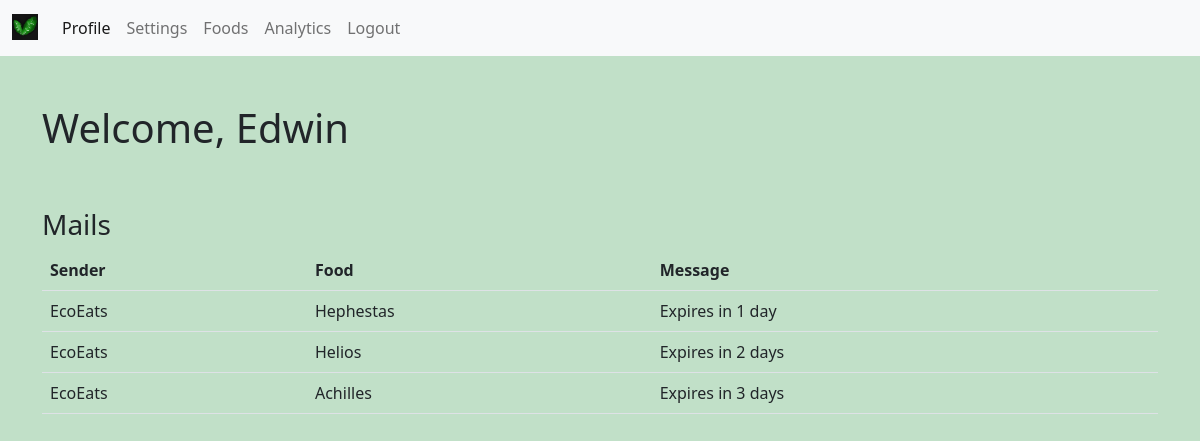
Screenshot of /profile (signed in) with the database file from the repository.
### app/models.py (models this page shows, shortened)
class Users(db.Model, UserMixin):
    id = db.Column(db.Integer, primary_key=True)
    username = db.Column(db.String(100), nullable=False, unique=True)
    email = db.Column(db.String(100), nullable=False, unique=True)
    date_added = db.Column(db.DateTime, default=datetime.utcnow)
    password_hash = db.Column(db.String(128))
    foods = db.relationship('Foods', backref='user')
    @property
    def password(self):
        raise AttributeError('Password is not a readable attribute!')

class Foods(db.Model):
    id = db.Column(db.Integer, primary_key=True)
    name = db.Column(db.String(100), nullable=False)
    expiry_date = db.Column(db.DateTime, nullable=False)
    date_added = db.Column(db.DateTime, default=datetime.utcnow)
    user_id = db.Column(db.Integer, db.ForeignKey('users.id'))

### app/views.py (the view)
@views.route('/profile')
@login_required
def profile():
    foods = Foods.query.order_by(Foods.expiry_date)
    mails = []
    current = date.today()
    for food in foods:
        expiry = food.expiry_date.date()
        delta = expiry - current
        if current_user.id == food.user.id and delta.days >= 1 and delta.days <= 3:
            print(delta)
            mails.append(food)
    return render_template('profile.html', mails=mails, date_current=current)

### app/__init__.py (called while the page is built)
@login_manager.user_loader
def load_user(user_id):
    return Users.query.get(int(user_id))

### app/templates/profile.html (shortened to what this page needs)
<!DOCTYPE html>
<html lang="en">
<head>
  <link rel="stylesheet" , type="text/css" , href="../static/landing_page.css">
</head>
<body class="background">
  {% extends 'base.html' %}
  {% set active = 'profile' %}
  {% block content %}
  <h1>Welcome, {{ current_user.username|title }}</h1>
  <br>
  <br>
  <h3>Mails</h3>
  {% if mails %}
  <table class="table">
    <thead>
      <tr>
        <th scope="col">Sender</th>
        <th scope="col">Food</th>
        <th scope="col">Message</th>
      </tr>
    </thead>
    <tbody>
      {% for mail in mails %}
      <tr>
        <td> EcoEats </td>
        <td> {{ mail.name }} </td>
        {% if (mail.expiry_date.date() - date_current).days == 1 %}
        <td> Expires in 1 day </td>
        {% else %}
        <td> Expires in {{ (mail.expiry_date.date() - date_current).days }} days </td>
        {% endif %}
      </tr>
      {% endfor %}
    </tbody>
  </table>
  {% else %}
  <h2>You have no current mail.</h2>
  {% endif %}
  {% endblock %}

### app/static/landing_page.css (style rules this page uses)
html { margin: 0px; padding: 0px; padding-left: 0px; }
.background { background: rgba(51, 155, 75, 0.3); }

### rows the page displays
Users: username "Edwin"
Foods: name "Hephestas", shows "Expires in 1 day"
Foods: name "Helios", (mail.expiry_date.date()-date_current).days "2"
Foods: name "Achilles", (mail.expiry_date.date()-date_current).days "3"

### other values shown
{{ title }} "Profile" "Settings" "Foods" "Analytics"
